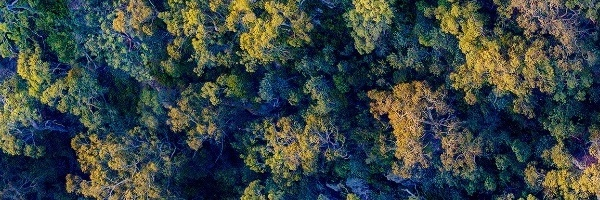
#> input picture CreateDataset/BackgroundCreditcard/2.jpg, 600 x 200 px, found by its file name
$ jupyter execute Another_solution.ipynb   (older library calls are emulated)
#> lines starting #> are read from the running program, lines starting #| are printed output that depends on the picture; after the words box and inside, x2 and y2 are one past the last pixel; in counts of white or black regions, pixels touching at a corner belong together
#> further down, image is the input picture: shape (200, 600, 3); mean B, G, R 69.2, 69.2, 57.7
#| (200, 600, 3)
# CV project

## import libraries

[cell 1]
import cv2
import numpy as np
import matplotlib.pyplot as plt
import tensorflow as tf
from tensorflow.keras import layers
from tensorflow.keras.layers import *
from skimage.metrics import structural_similarity as ssim
from tensorflow import keras
from IPython.display import SVG
from tensorflow.keras.utils import plot_model

## functions

[cell 2]
def predict(model, images):
  y_pred = model.predict(images)
  number = ""
  for i in range(len(images)):
    sample_lbl = np.argmax(y_pred[i])
    number += str(sample_lbl)
  return number
def imshow(im):
    width, height, *channels = im.shape
#> width = 200; height = 600; channels = [3]
    if channels:
        # By default, OpenCV tends to work with images in the BGR format.
        # This is due to some outdated practices, but it has been left in the library.
        # We can iterate the channels in reverse order to get an RGB image.
        plt.imshow(im[:,:,::-1])
#> (this line was passed over: IPython is not available in this run)
    else:
        plt.imshow(im, cmap='gray')
    plt.axis('off')
#> (this line was passed over: IPython is not available in this run)
    plt.show()

def remove_shadow(image: np.ndarray, blockSize):
  mean = cv2.blur(image, (blockSize, blockSize))
  no_shadow = image / mean
  return cv2.normalize(no_shadow, None, 255, 0, cv2.NORM_MINMAX, cv2.CV_8U)


def reorder(vertices):
    # OpenCV *prefers* if we use `np.float32`.
    reordered = np.zeros_like(vertices, dtype=np.float32)
    add = vertices.sum(1)
    reordered[0] = vertices[np.argmin(add)]
    reordered[2] = vertices[np.argmax(add)]
    diff = np.diff(vertices, axis=1).squeeze()
    reordered[1] = vertices[np.argmin(diff)]
    reordered[3] = vertices[np.argmax(diff)]
    # reordered = vertices[diff.argsort()]
    print(add, diff)
    return reordered

def transform(image,cornerpoints):
  cornerpoints = reorder(cornerpoints)
  print(cornerpoints)
  # Assign the corner points to variables
  (w1, w2, h1, h2) = cornerpoints

  # Calculate the width and height of the image
  FirstWidth = np.sqrt((((w2[1] - w1[1]) ** 2) + (w2[0] - w1[0]) ** 2))
  SecondWidth = np.sqrt((((h1[1] - h2[1]) ** 2) + (h1[0] - h2[0]) ** 2))
  FirstHeight = np.sqrt((((w2[1] - h1[1]) ** 2) + (w2[0] - h1[0]) ** 2))
  SecondHeight = np.sqrt((((w1[1] - h2[1]) ** 2) + (w1[0] - h2[0]) ** 2))

  # Determine the best width and height
  BestWidth = max(int(FirstWidth), int(SecondWidth))
  BestHeight = max(int(FirstHeight), int(SecondHeight))
  # BestWidth, BestHeight = (640,400)

  # Define the destination points for the perspective transform
  a = [0, 0]
  b = [BestWidth - 1, 0]
  c = [BestWidth - 1, BestHeight - 1]
  d = [0, BestHeight - 1]
  dest = np.array([ a, b, c, d], dtype = "float32")

  # Get the perspective transform matrix
  M = cv2.getPerspectiveTransform(cornerpoints, dest)

  # Apply the perspective transform to the image
  finalimg = cv2.warpPerspective(image, M, (BestWidth, BestHeight))

  # # Display the cropped image
  # plt.imshow(finalimg )
  return  finalimg

def project(image):
  img1=image.copy()
  grayimg = cv2.cvtColor(image, cv2.COLOR_BGR2GRAY).astype('uint8')
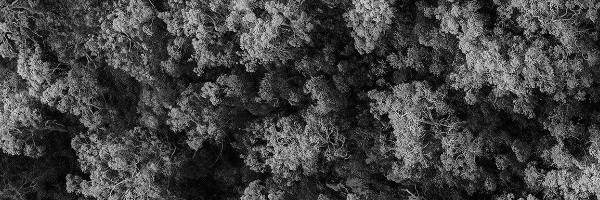
#> grayimg: shape (200, 600); min 0, max 231, mean 65.8
  bilateralimg = cv2.bilateralFilter(grayimg, 10, 10, 10)
  th2 = cv2.adaptiveThreshold(bilateralimg,255,cv2.ADAPTIVE_THRESH_GAUSSIAN_C,cv2.THRESH_BINARY,5,2)
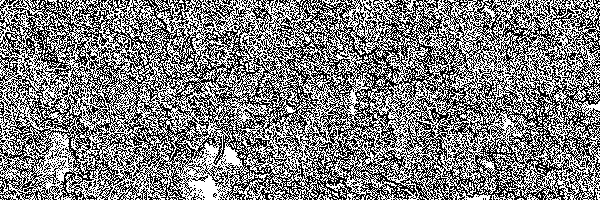
#> th2: shape (200, 600); 49.7% white in thin lines or dots
  edgesimg = cv2.Canny(th2, 50, 60, None, 3)
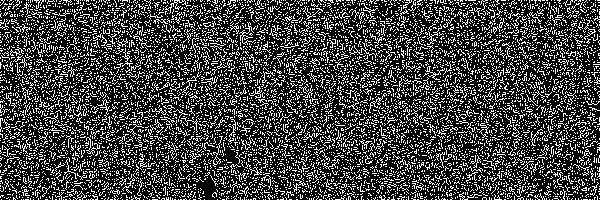
#> edgesimg: shape (200, 600); 25.8% white in thin lines or dots
  kernel_dilate = np.ones((5, 5), np.uint8)
  img_dilate = cv2.dilate(edgesimg , kernel_dilate, iterations=1)
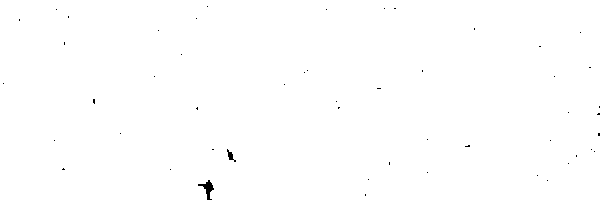
#> img_dilate: shape (200, 600); 99.8% white; 51 black regions (49 under 20 px)

  # Find contours in the image
  contours, hierarchy = cv2.findContours(img_dilate, cv2.RETR_EXTERNAL, cv2.CHAIN_APPROX_SIMPLE)
#> contours = 1 contour; box (x1, y1, x2, y2) and area: (0, 0, 600, 200) 119040

  max_area = 0
  max_contour = []
  for c in contours:
      # Find the contour perimeter
      perimeter = cv2.arcLength(c, True)
      # Approximate the paper's contour with approxPolyDP function
      approx = cv2.approxPolyDP(c, 0.02 * perimeter, True)
      area = cv2.contourArea(c)
      cornerpoints=[]
      # If the contour has four sides, show it
      if len(approx) ==4 and area>max_area:
          max_area = area
          max_contour = approx
#> this loop made 1 pass
#> (perimeter, area, max_area, max_contour) on pass 1: (1660.5, 119040.5, 119040.5, [[0, 0], [0, 199], [599, 199], [599, 0]])
#> after the loop, max_area = 119040.5
      # print(len(max_contour))
  if len(max_contour)>0:
        cv2.drawContours(img1, [max_contour], -1, (0, 255, 0), 2)
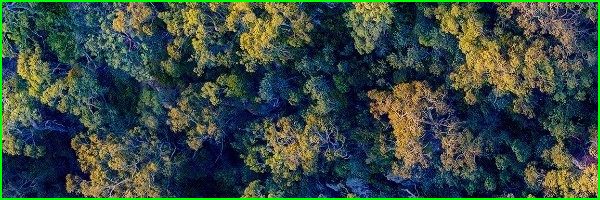
#> img1: shape (200, 600, 3); 2.65% of pixels changed, all inside (x1, y1, x2, y2) = (0, 0, 600, 200)
        for point in max_contour:
            x, y = point.ravel()
            cornerpoints.append([x,y])
#> this loop made 4 passes
#> (x, y) on passes 1 to 4: (0, 0), (0, 199), (599, 199), (599, 0)
#> after the loop, cornerpoints = [[0, 0], [0, 199], [599, 199], [599, 0]]
  cornerpoints=np.array(cornerpoints, dtype = 'object')
  cornerpoints=np.float32(cornerpoints)
  print(cornerpoints)
#| [[  0.   0.]
#|  [  0. 199.]
#|  [599. 199.]
#|  [599.   0.]]
  plt.scatter([x for x, y in cornerpoints], [y for x, y in cornerpoints])
#> (this line was passed over: IPython is not available in this run)
  imshow(img1)
  img2=image.copy()
  finalimg=transform(img2,cornerpoints)
#> in reorder, `add = vertices.sum(1)`: add = [0, 199, 798, 599]
#> in reorder, `diff = np.diff(vertices, axis=1).squeeze()`: diff = [0, 199, -400, -599]
#| [  0. 199. 798. 599.] [   0.  199. -400. -599.]
#> in transform, `cornerpoints = reorder(cornerpoints)`: cornerpoints = [[0, 0], [599, 0], [599, 199], [0, 199]]
#| [[  0.   0.]
#|  [599.   0.]
#|  [599. 199.]
#|  [  0. 199.]]
#> in transform, `(w1, w2, h1, h2) = cornerpoints`: w1 = [0, 0]; w2 = [599, 0]; h1 = [599, 199]; h2 = [0, 199]
#> in transform, `FirstWidth = np.sqrt((((w2[1] - w1[1]) ** 2) + (w2[0] - w1[0]) ** 2))`: FirstWidth = 599
#> in transform, `FirstHeight = np.sqrt((((w2[1] - h1[1]) ** 2) + (w2[0] - h1[0]) ** 2))`: FirstHeight = 199
#> in transform, `BestWidth = max(int(FirstWidth), int(SecondWidth))`: BestWidth = 599
#> in transform, `BestHeight = max(int(FirstHeight), int(SecondHeight))`: BestHeight = 199
#> in transform, `b = [BestWidth - 1, 0]`: b = [598, 0]
#> in transform, `c = [BestWidth - 1, BestHeight - 1]`: c = [598, 198]
#> in transform, `d = [0, BestHeight - 1]`: d = [0, 198]
#> in transform, `dest = np.array([ a, b, c, d], dtype = "float32")`: dest = [[0, 0], [598, 0], [598, 198], [0, 198]]
#> in transform, `M = cv2.getPerspectiveTransform(cornerpoints, dest)`: M = [[0.998, 0, 0], [0, 0.995, 0], [0, 0, 1]]
#> in transform, `finalimg = cv2.warpPerspective(image, M, (BestWidth, BestHeight))`:
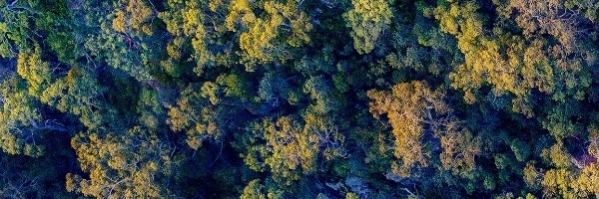
#> finalimg: shape (199, 599, 3); mean B, G, R 69.2, 69.2, 57.7
  return finalimg

## Part a - Pretrain code

[cell 3]
# your code here #
# your code here #
# filename = '3.jpg'
filename = '2.jpg'
image = cv2.imread(filename)
print(image.shape)
imshow(image)

[cell 4]
finalimg=project(image)
# vertices = np.array([
#     [150, 250],
#     [150, 800],
#     [1000, 750],
#     [900, 300]
# ])
# finalimg = transform(image, vertices)
print(finalimg.shape)
#| (199, 599, 3)
imshow(finalimg)

$ run again, with CreateDataset/BackgroundCreditcard/3.jpg copied over CreateDataset/BackgroundCreditcard/2.jpg
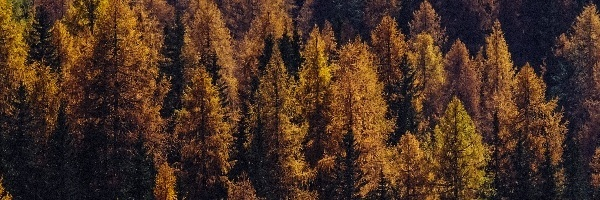
#> input picture CreateDataset/BackgroundCreditcard/3.jpg, 600 x 200 px, found by its file name
#> image is the input picture: shape (200, 600, 3); mean B, G, R 34.9, 49.6, 74.8
#| (200, 600, 3)
#> in project, `th2 = cv2.adaptiveThreshold(bilateralimg,255,cv2.ADAPTIVE_THRESH_GAUSS..`:
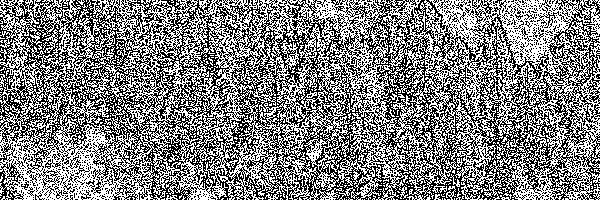
#> th2: shape (200, 600); 50.7% white; black in thin lines or dots
#> edgesimg: shape (200, 600); 26.1% white in thin lines or dots
#> img_dilate: shape (200, 600); 99.9% white; black in thin lines or dots
#> contours = 1 contour; box (x1, y1, x2, y2) and area: (0, 0, 600, 200) 119197
#> the loop in project, `for c in contours:` made 1 pass
#> (perimeter, area, max_area, max_contour) on pass 1: (1599.7, 119197, 119197, [[0, 0], [0, 199], [599, 199], [599, 0]])
#> after the loop in project, `for c in contours:`: max_area = 119197
#> img1: shape (200, 600, 3); 2.65% of pixels changed, all inside (x1, y1, x2, y2) = (0, 0, 600, 200)
#> the loop in project, `for point in max_contour:` made 4 passes
#> (x, y) on passes 1 to 4: (0, 0), (0, 199), (599, 199), (599, 0)
#> after the loop in project, `for point in max_contour:`: cornerpoints = [[0, 0], [0, 199], [599, 199], [599, 0]]
#| [[  0.   0.]
#|  [  0. 199.]
#|  [599. 199.]
#|  [599.   0.]]
#> add = [0, 199, 798, 599]
#> diff = [0, 199, -400, -599]
#| [  0. 199. 798. 599.] [   0.  199. -400. -599.]
#> in transform, `cornerpoints = reorder(cornerpoints)`: cornerpoints = [[0, 0], [599, 0], [599, 199], [0, 199]]
#| [[  0.   0.]
#|  [599.   0.]
#|  [599. 199.]
#|  [  0. 199.]]
#> w1 = [0, 0]; w2 = [599, 0]; h1 = [599, 199]; h2 = [0, 199]
#> FirstWidth = 599
#> FirstHeight = 199
#> BestWidth = 599
#> BestHeight = 199
#> b = [598, 0]
#> c = [598, 198]
#> d = [0, 198]
#> dest = [[0, 0], [598, 0], [598, 198], [0, 198]]
#> M = [[0.998, 0, 0], [0, 0.995, 0], [0, 0, 1]]
#> in transform, `finalimg = cv2.warpPerspective(image, M, (BestWidth, BestHeight))`:
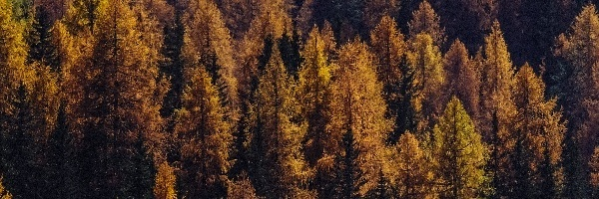
#> finalimg: shape (199, 599, 3); mean B, G, R 34.9, 49.6, 74.8
#| (199, 599, 3)

$ run again, with CreateDataset/BackgroundCreditcard/1.jpg copied over CreateDataset/BackgroundCreditcard/2.jpg
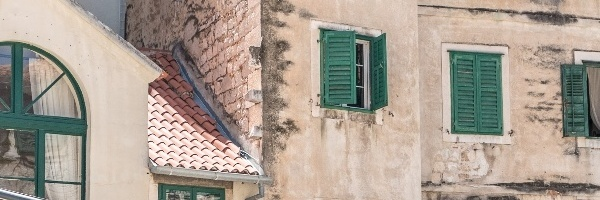
#> input picture CreateDataset/BackgroundCreditcard/1.jpg, 600 x 200 px, found by its file name
#> image is the input picture: shape (200, 600, 3); mean B, G, R 146.8, 158.7, 170.5
#| (200, 600, 3)
#> in project, `th2 = cv2.adaptiveThreshold(bilateralimg,255,cv2.ADAPTIVE_THRESH_GAUSS..`:
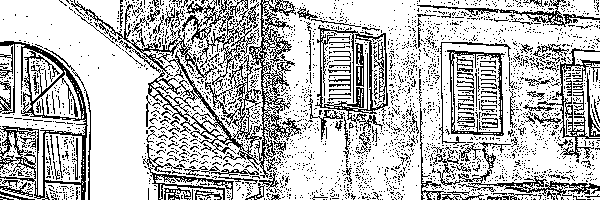
#> th2: shape (200, 600); 74.1% white; black in thin lines or dots
#> edgesimg: shape (200, 600); 24% white in thin lines or dots
#> in project, `img_dilate = cv2.dilate(edgesimg , kernel_dilate, iterations=1)`:
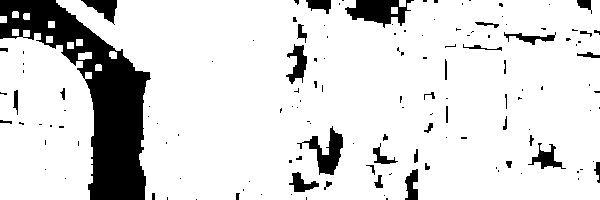
#> img_dilate: shape (200, 600); 85.9% white; 138 black regions (100 under 20 px)
#> contours = 15 contours; largest, box (x1, y1, x2, y2) and area: (56, 0, 600, 200) 91134, (0, 30, 94, 200) 13596, (78, 52, 92, 60) 78, (109, 51, 117, 59) 44, (67, 42, 74, 49) 36
#> the loop in project, `for c in contours:` made 15 passes
#> (perimeter, area, max_area, max_contour) on pass 2: (38.83, 78, 78, [[91, 52], [78, 53], [78, 59], [91, 58]])
#> after the loop in project, `for c in contours:`: max_area = 78
#> img1: shape (200, 600, 3); 0.09% of pixels changed, all inside (x1, y1, x2, y2) = (77, 51, 93, 61)
#> the loop in project, `for point in max_contour:` made 4 passes
#> (x, y) on passes 1 to 4: (91, 52), (78, 53), (78, 59), (91, 58)
#> after the loop in project, `for point in max_contour:`: cornerpoints = [[91, 52], [78, 53], [78, 59], [91, 58]]
#| [[91. 52.]
#|  [78. 53.]
#|  [78. 59.]
#|  [91. 58.]]
#> add = [143, 131, 137, 149]
#> diff = [-39, -25, -19, -33]
#| [143. 131. 137. 149.] [-39. -25. -19. -33.]
#> in transform, `cornerpoints = reorder(cornerpoints)`: cornerpoints = [[78, 53], [91, 52], [91, 58], [78, 59]]
#| [[78. 53.]
#|  [91. 52.]
#|  [91. 58.]
#|  [78. 59.]]
#> w1 = [78, 53]; w2 = [91, 52]; h1 = [91, 58]; h2 = [78, 59]
#> FirstWidth = 13.04
#> FirstHeight = 6
#> BestWidth = 13
#> BestHeight = 6
#> b = [12, 0]
#> in transform, `c = [BestWidth - 1, BestHeight - 1]`: c = [12, 5]
#> d = [0, 5]
#> dest = [[0, 0], [12, 0], [12, 5], [0, 5]]
#> M = [[0.923, 0, -72], [0.0641, 0.833, -49.17], [0, 0, 1]]
#| (6, 13, 3)
